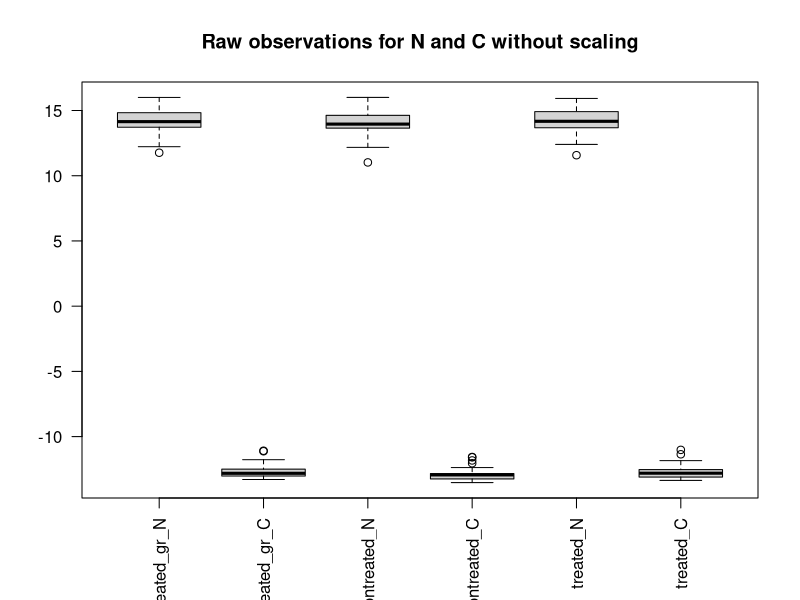
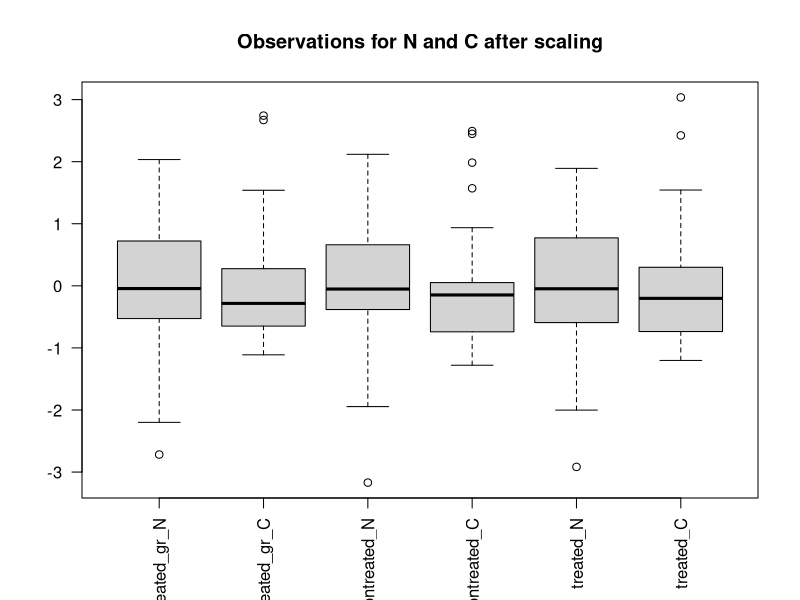
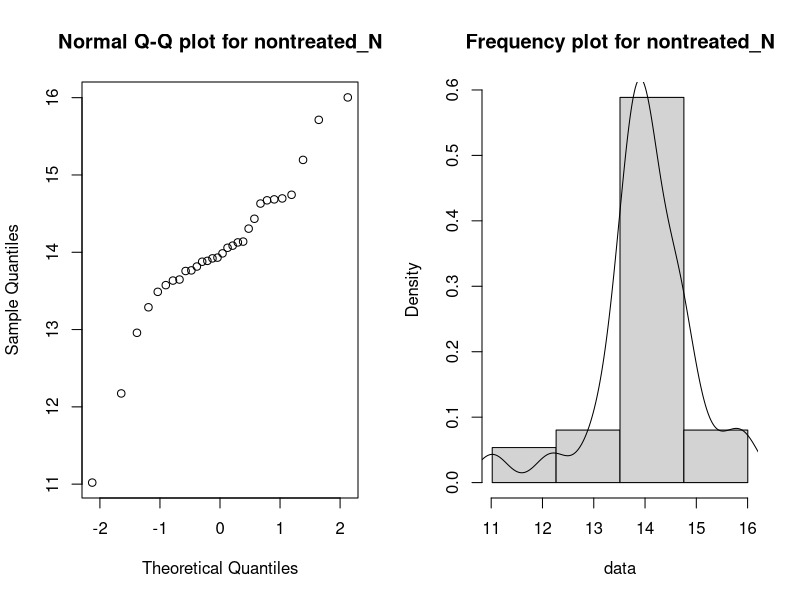
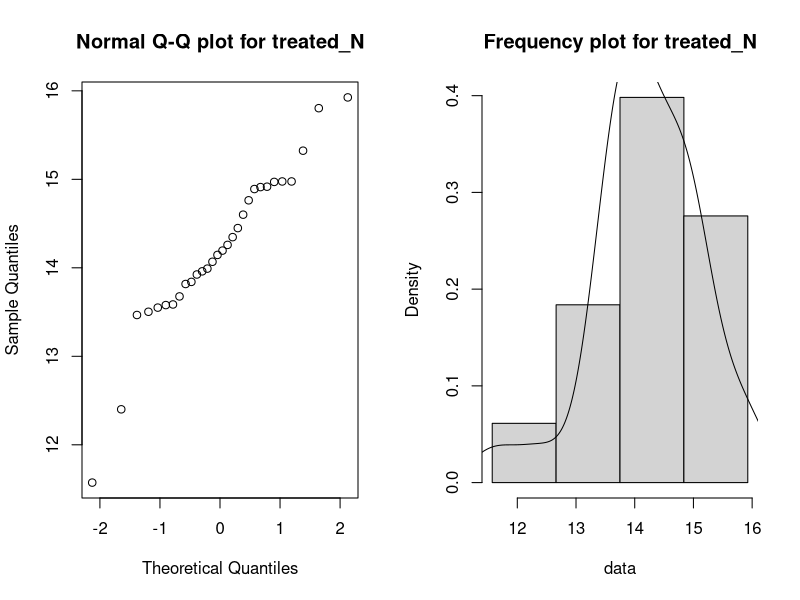
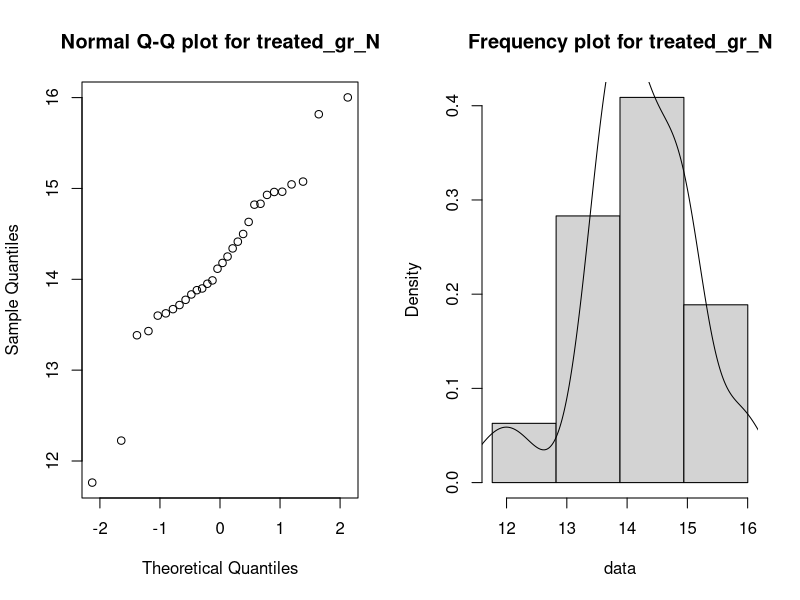
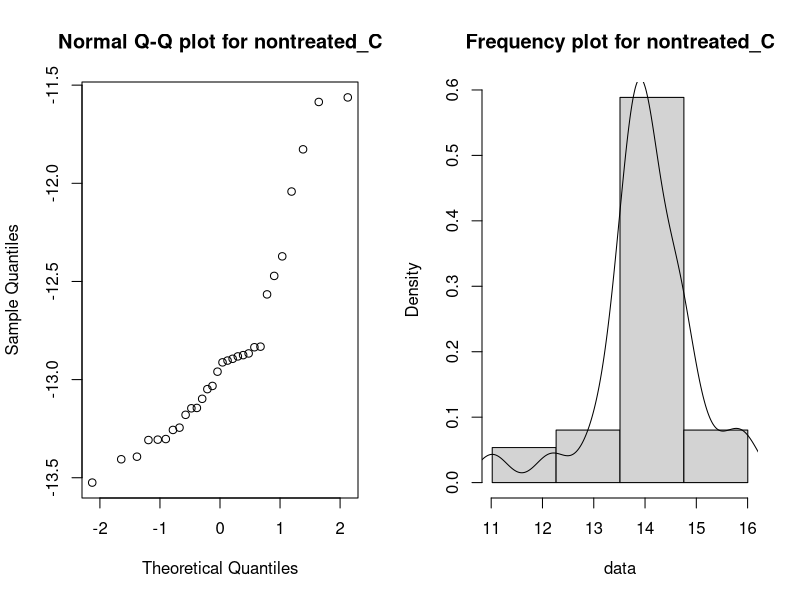
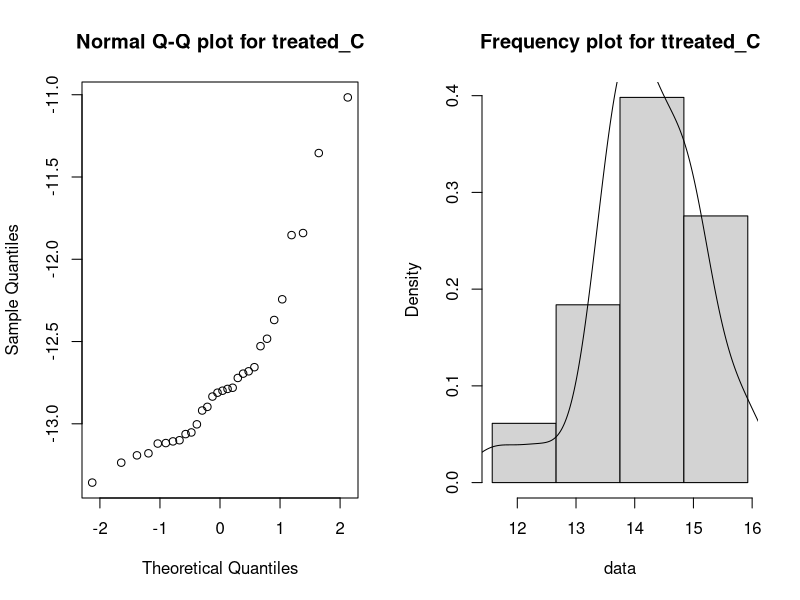
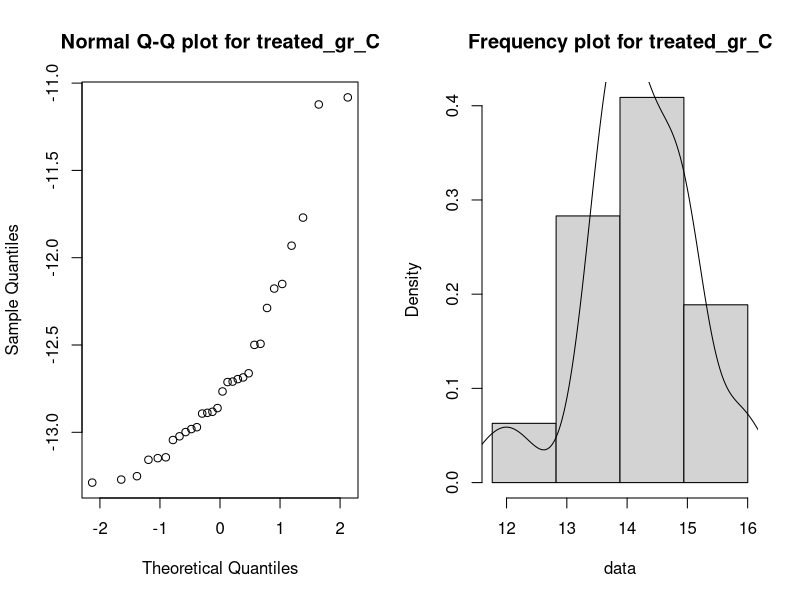

Write R code to recreate these figures, in order.
## ---- chunk 1
library(dplyr)
library(ggplot2)
library(lmtest)
library(car)
library(gridExtra)
## ---- chunk 2
teeth_data <- read.csv("Samples-Laura-CLEAN-FOR-R.csv")
names(teeth_data)[1] <- 'treated_gr_N'
names(teeth_data)[2] <- 'treated_gr_C'
## ---- chunk 3
summary(teeth_data)
## ---- chunk 4
boxplot(teeth_data, las =2, main="Raw observations for N and C without scaling")
## ---- chunk 5
boxplot(scale(teeth_data), las =2, main="Observations for N and C after scaling")
## ---- chunk 6

draw_histogram_curve <- function(data, main_title) {
  
  bins <- ceiling(abs(max(data)) - min(data))
  hist(data, 
       breaks = seq(min(data), max(data), length.out = bins), 
       main=main_title, prob=TRUE)
  lines(density(data))
  
}

with(teeth_data, {
  par(mfrow = c(1, 2))
  qqnorm(nontreated_N, main="Normal Q-Q plot for nontreated_N")
  draw_histogram_curve(nontreated_N, "Frequency plot for nontreated_N")
  
  par(mfrow = c(1, 2))
  qqnorm(treated_N, main="Normal Q-Q plot for treated_N")
  draw_histogram_curve(treated_N, "Frequency plot for treated_N")
  
  par(mfrow = c(1, 2))
  qqnorm(treated_gr_N, main="Normal Q-Q plot for treated_gr_N")
  draw_histogram_curve(treated_gr_N, "Frequency plot for treated_gr_N")
  
 
  }) 
  
## ---- chunk 7


with(teeth_data, {
  par(mfrow = c(1, 2))
  qqnorm(nontreated_C, main="Normal Q-Q plot for nontreated_C")
  draw_histogram_curve(nontreated_N, "Frequency plot for nontreated_C")
  
  par(mfrow = c(1, 2))
  qqnorm(treated_C, main="Normal Q-Q plot for treated_C")
  draw_histogram_curve(treated_N, "Frequency plot for ttreated_C")
  
  par(mfrow = c(1, 2))
  qqnorm(treated_gr_C, main="Normal Q-Q plot for treated_gr_C")
  draw_histogram_curve(treated_gr_N, "Frequency plot for treated_gr_C")
  
 
  }) 
  
## ---- chunk 8
normality = sapply(teeth_data, shapiro.test)
normality
## ---- chunk 9
plot(teeth_data, main="Ploting every two pair of variables")
## ---- chunk 10
only_C_data <- teeth_data[,c(4,6,2)]
only_N_data <- teeth_data[,c(3,5,1)]
## ---- chunk 11
boxplot(only_C_data)
## ---- chunk 12
wilcox.test(teeth_data$nontreated_C, teeth_data$treated_C, paired=TRUE)
## ---- chunk 13
boxplot(only_N_data)
## ---- chunk 14
wilcox.test(teeth_data$nontreated_N, teeth_data$treated_N, paired=TRUE)
## ---- chunk 15
wilcox.test(teeth_data$treated_C, teeth_data$treated_gr_C, paired=TRUE)
## ---- chunk 16
wilcox.test(teeth_data$treated_N, teeth_data$treated_gr_N, paired=TRUE)
## ---- chunk 17

scatterplot(nontreated_C ~ treated_C, data=teeth_data,
   xlab="Treated sample C values", ylab="Non-treated sample C values",
   main="Scatterplot for C values")
## ---- chunk 18
scatterplot(nontreated_N ~ treated_N, data=teeth_data,
   xlab="Treated sample N values", ylab="Non-treated sample N values",
   main="Scatterplot for N values")
## ---- chunk 19
teeth_data$difC <- teeth_data$nontreated_C - teeth_data$treated_C
teeth_data$difN <- teeth_data$nontreated_N - teeth_data$treated_N
## ---- chunk 20
C_difference <- teeth_data[,c(7)]
N_difference <- teeth_data[,c(8)]
## ---- chunk 21
sd(C_difference)
## ---- chunk 22
sd(N_difference)
## ---- chunk 23
summary(C_difference)
## ---- chunk 24
summary(N_difference)
## ---- chunk 25
boxplot(C_difference)
## ---- chunk 26
boxplot(N_difference)
## ---- chunk 27
mC <- lm (treated_C ~ nontreated_C, teeth_data)
summary(mC)
## ---- chunk 28
plot(mC)
## ---- chunk 29
mN <- lm (treated_N ~ nontreated_N, teeth_data)
summary(mN)
## ---- chunk 30
plot(mN)
## ---- chunk 31
teeth_sin_outliers <- teeth_data %>% slice(-c(7, 1, 17, 5, 12))
## ---- chunk 32
mCsin <- lm (treated_C ~ nontreated_C, teeth_sin_outliers)
summary(mCsin)
## ---- chunk 33
plot(mCsin)
## ---- chunk 34
mNsin <- lm (treated_N ~ nontreated_N, teeth_sin_outliers)
summary(mNsin)
## ---- chunk 35
plot(mNsin)
## ---- chunk 36

bptest(mN)
## ---- chunk 37
bptest(mC)
## ---- chunk 38
ggplot(teeth_data, aes(nontreated_C, treated_C)) +
  geom_point(shape = 21, size = 3) + 
  geom_smooth(se = FALSE) +
  geom_smooth(method = lm, col = "tomato", se = FALSE)
## ---- chunk 39
ggplot(teeth_data, aes(nontreated_N, treated_N)) +
  geom_point(shape = 21, size = 3) + 
  geom_smooth(se = FALSE) +
  geom_smooth(method = lm, col = "tomato", se = FALSE)
